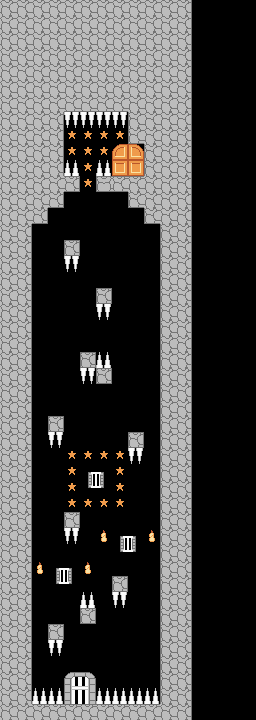

A 2D game scene composited from a Tiled map and its tileset images. What follows is a short description and the map's XML, with every tile layer's data as written:
An orthogonal 16x45 tile map with 16x16 px tiles, 1 tile layer (Tile Layer 1).

<map version="1.2" tiledversion="1.3.5" orientation="orthogonal" renderorder="right-down" width="16" height="45" tilewidth="16" tileheight="16" infinite="0" nextlayerid="2" nextobjectid="1">
 <tileset firstgid="1" source="../castle_tileset.tsx" />
 <layer id="1" name="Tile Layer 1" width="16" height="45">
  <data encoding="csv">
5,5,5,5,5,5,5,5,5,5,5,7,45,45,45,45,
5,5,5,5,5,5,5,5,5,5,5,7,45,45,45,45,
5,5,5,5,5,5,5,5,5,5,5,7,45,45,45,45,
5,5,5,5,5,5,5,5,5,5,5,7,45,45,45,45,
5,5,5,5,5,5,5,5,5,5,5,7,45,45,45,45,
5,5,5,5,5,5,5,5,5,5,5,7,45,45,45,45,
5,5,5,5,8,8,8,8,5,5,5,7,45,45,45,45,
5,5,5,7,2,2,2,2,9,5,5,7,45,45,45,45,
5,5,5,7,43,43,43,43,12,5,5,7,45,45,45,45,
5,5,5,7,43,43,43,24,26,9,5,7,45,45,45,45,
5,5,5,7,1,43,1,25,25,9,5,7,45,45,45,45,
5,5,5,5,22,43,21,14,6,5,5,7,45,45,45,45,
5,5,5,11,45,45,45,45,12,5,5,7,45,45,45,45,
5,5,11,45,45,45,45,45,45,12,5,7,45,45,45,45,
5,7,45,45,45,45,45,45,45,45,9,7,45,45,45,45,
5,7,45,45,16,45,45,45,45,45,9,7,45,45,45,45,
5,7,45,45,2,45,45,45,45,45,9,7,45,45,45,45,
5,7,45,45,45,45,45,45,45,45,9,7,45,45,45,45,
5,7,45,45,45,45,16,45,45,45,9,7,45,45,45,45,
5,7,45,45,45,45,2,45,45,45,9,7,45,45,45,45,
5,7,45,45,45,45,45,45,45,45,9,7,45,45,45,45,
5,7,45,45,45,45,45,45,45,45,9,7,45,45,45,45,
5,7,45,45,45,16,1,45,45,45,9,7,45,45,45,45,
5,7,45,45,45,2,16,45,45,45,9,7,45,45,45,45,
5,7,45,45,45,45,45,45,45,45,9,7,45,45,45,45,
5,7,45,45,45,45,45,45,45,45,9,7,45,45,45,45,
5,7,45,16,45,45,45,45,45,45,9,7,45,45,45,45,
5,7,45,2,45,45,45,45,16,45,9,7,45,45,45,45,
5,7,45,45,43,43,43,43,2,45,9,7,45,45,45,45,
5,7,45,45,43,29,30,43,45,45,9,7,45,45,45,45,
5,7,45,45,43,31,32,43,45,45,9,7,45,45,45,45,
5,7,45,45,43,43,43,43,45,45,9,7,45,45,45,45,
5,7,45,45,16,45,45,45,45,45,9,7,45,45,45,45,
5,7,45,45,2,45,41,29,30,41,9,7,45,45,45,45,
5,7,45,45,45,45,45,31,32,45,9,7,45,45,45,45,
5,7,41,29,30,41,45,45,45,45,9,7,45,45,45,45,
5,7,45,31,32,45,45,16,45,45,9,7,45,45,45,45,
5,7,45,45,45,1,45,2,45,45,9,7,45,45,45,45,
5,7,45,45,45,16,45,45,45,45,9,7,45,45,45,45,
5,7,45,16,45,45,45,45,45,45,9,7,45,45,45,45,
5,7,45,2,45,45,45,45,45,45,9,7,45,45,45,45,
5,7,45,45,45,45,45,45,45,45,9,7,45,45,45,45,
5,7,45,45,33,34,45,45,45,45,9,7,45,45,45,45,
5,7,1,1,35,36,1,1,1,1,9,7,45,45,45,45,
5,5,6,6,6,6,6,6,6,6,5,7,45,45,45,45
</data>
 </layer>
</map>
